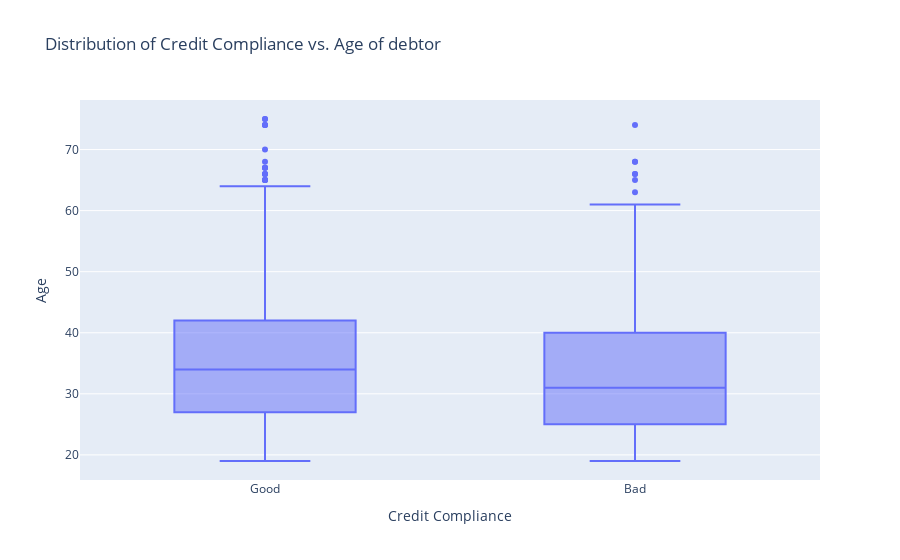

This figure's notebook cell:
### Markdown cell above
Comparing the distribution of both classes of credit completation against total amount of the credit contract. We find:
- the mean for bad credit contracts is just slightly above that of the good credit contracts 
- also the maximum value of bad credit contracts is much higher than good credit contracts
- again it appears that customers with larger contracts have a higher chance of defaulting on their credit

### Code cell
px.box(df_viz, x='Credit Compliance', y='Age', title='Distribution of Credit Compliance vs. Age of debtor')

### Figure 1 — Plotly figure (JSON) as saved in the notebook; plotly's stock layout.template omitted (floating-point values rounded to 4 significant figures; data arrays with more than 128 entries replaced by an {"elided": "..."} marker saying what was removed)
{"data": [{"alignmentgroup": "True", "hovertemplate": "Credit Compliance=%{x}<br>Age=%{y}<extra></extra>", "legendgroup": "", "marker": {"color": "#636efa"}, "name": "", "notched": false, "offsetgroup": "", "orientation": "v", "showlegend": false, "type": "box", "x": {"elided": "1000 str values"}, "x0": " ", "xaxis": "x", "y": {"elided": "1000 int values"}, "y0": " ", "yaxis": "y"}], "layout": {"boxmode": "group", "legend": {"tracegroupgap": 0}, "title": {"text": "Distribution of Credit Compliance vs. Age of debtor"}, "xaxis": {"anchor": "y", "domain": [0, 1], "title": {"text": "Credit Compliance"}}, "yaxis": {"anchor": "x", "domain": [0, 1], "title": {"text": "Age"}}}}
